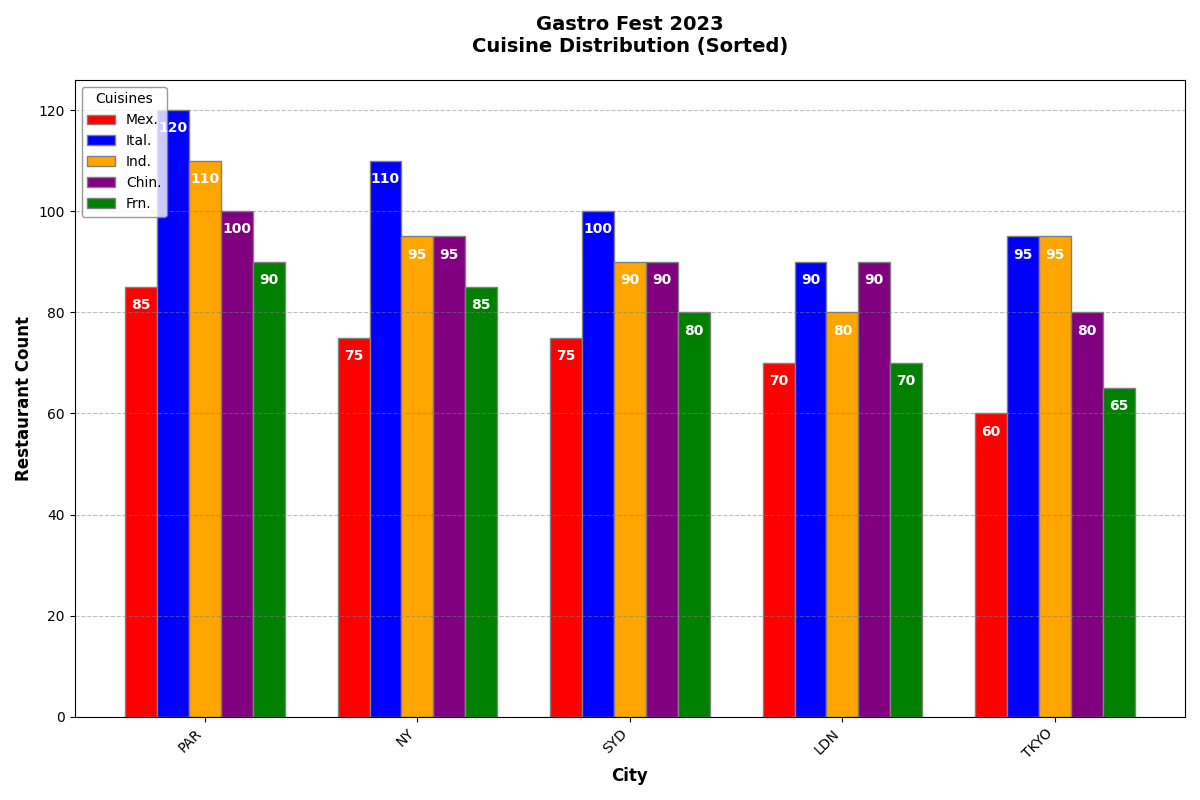

Source code (Python):
import matplotlib.pyplot as plt
import numpy as np

cities = ['PAR', 'NY', 'SYD', 'LDN', 'TKYO']  # Sorted cities
cuisines = ['Mex.', 'Ital.', 'Ind.', 'Chin.', 'Frn.']  # Sorted cuisines based on specific criteria

data = np.array([
    [85, 75, 75, 70, 60],  # Sorted data for 'Mex.' cuisine
    [120, 110, 100, 90, 95],  # Sorted data for 'Ital.' cuisine
    [110, 95, 90, 80, 95],  # Sorted data for 'Ind.' cuisine
    [100, 95, 90, 90, 80],  # Sorted data for 'Chin.' cuisine
    [90, 85, 80, 70, 65]  # Sorted data for 'Frn.' cuisine
])

bar_width = 0.15

r1 = np.arange(len(cities))
r2 = [x + bar_width for x in r1]
r3 = [x + bar_width for x in r2]
r4 = [x + bar_width for x in r3]
r5 = [x + bar_width for x in r4]

fig, ax = plt.subplots(figsize=(12, 8))

bar1 = ax.bar(r1, data[0], color='red', width=bar_width, edgecolor='grey', label=cuisines[0])
bar2 = ax.bar(r2, data[1], color='blue', width=bar_width, edgecolor='grey', label=cuisines[1])
bar3 = ax.bar(r3, data[2], color='orange', width=bar_width, edgecolor='grey', label=cuisines[2])
bar4 = ax.bar(r4, data[3], color='purple', width=bar_width, edgecolor='grey', label=cuisines[3])
bar5 = ax.bar(r5, data[4], color='green', width=bar_width, edgecolor='grey', label=cuisines[4])

ax.set_xlabel('City', fontweight='bold', fontsize=12)
ax.set_ylabel('Restaurant Count', fontweight='bold', fontsize=12)
ax.set_title('Gastro Fest 2023\nCuisine Distribution (Sorted)', fontweight='bold', fontsize=14, pad=20)

ax.set_xticks([r + 2 * bar_width for r in range(len(cities))])
ax.set_xticklabels(cities, rotation=45, ha='right', fontsize=10)

ax.legend(title='Cuisines', loc='upper left', fontsize=10, edgecolor='grey')

ax.yaxis.grid(True, linestyle='--', which='major', color='grey', alpha=0.5)

def add_labels(bars):
    for bar in bars:
        height = bar.get_height()
        ax.text(bar.get_x() + bar.get_width()/2., height - 5, f'{int(height)}', ha='center', va='bottom', color='white', fontweight='bold')

add_labels(bar1)
add_labels(bar2)
add_labels(bar3)
add_labels(bar4)
add_labels(bar5)

plt.tight_layout()

plt.show()
